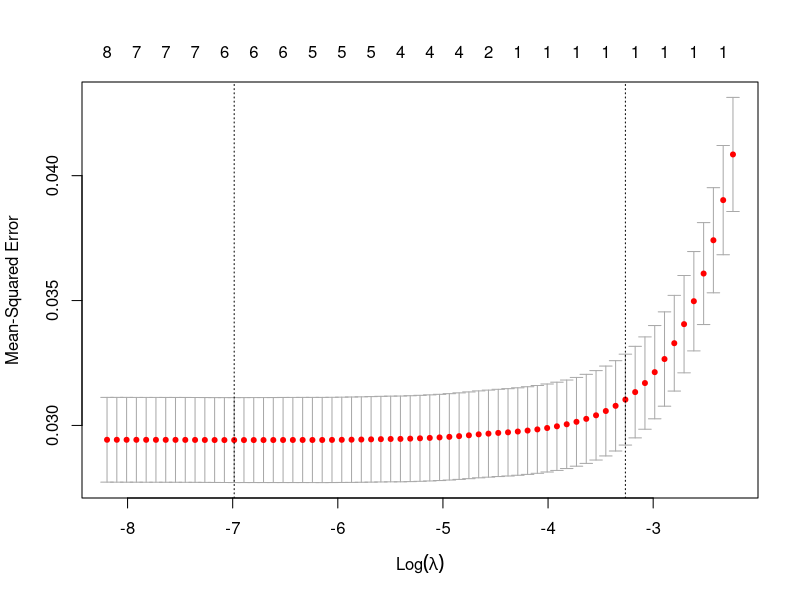
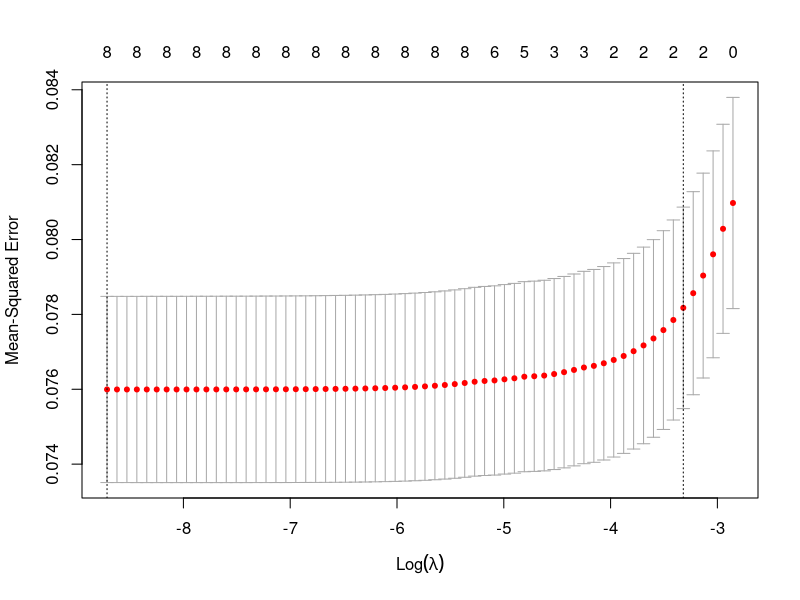
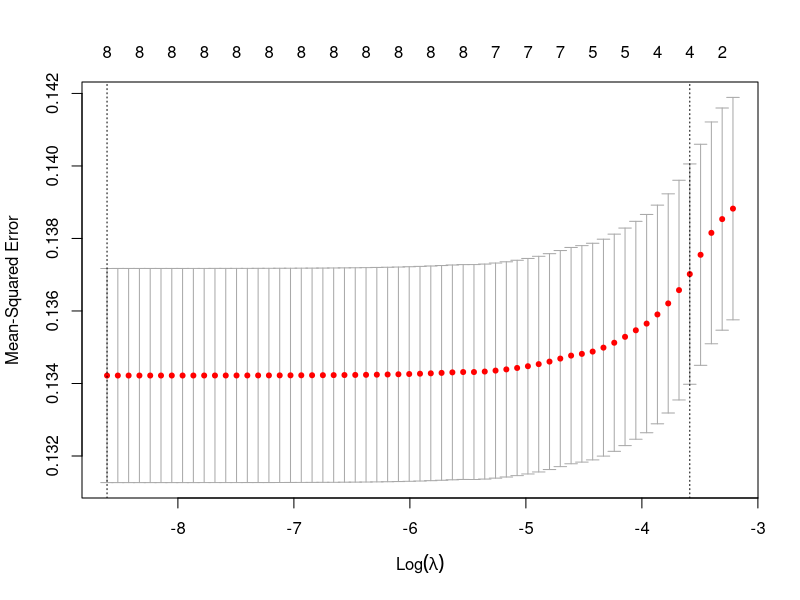
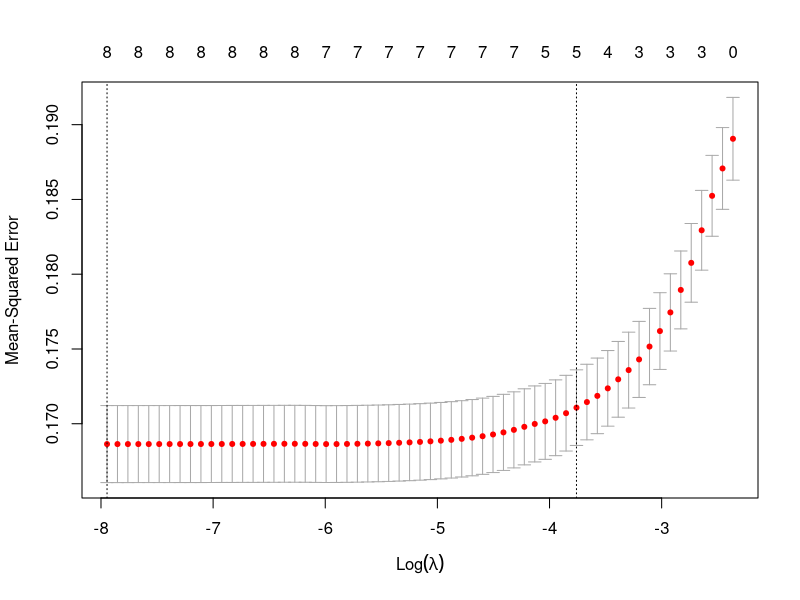

Reproduce these figures in R, in order.
{
library(MASS)
library(leaps)
library(glmnet)
library(car)
library(dplyr)
library(tidyverse)
library(broom)
library(caret)
library(fastDummies)
} 

#!# enter in your own directory & file name
setwd("C:/Users/Matt/Desktop/bootcamp final project")
data = read.csv("reduced.csv", head = T)
#View(data) 

{
  sex = data$SEX
  age = data$AGE
  cigs = data$CIGPDAY
  edu = data$EDUC
  chol = data$TOTCHOL
  bmi = data$BMI
  glu = data$GLUCOSE
  hr = data$HEARTRTE
  bp = data$SYSBP
  meds = data$BPMEDS

  dia = data$DIABETES
  stroke = data$STROKE
  ang = data$ANGINA
  cvd = data$CVD
}

is.factor(sex)
sex = as.factor(sex)
#is.factor(edu)
#edu = as.factor(edu)
#is.factor(meds)
#meds = as.factor(meds)
#is.factor(meds)
#meds = as.factor(meds)

continuous_vars = data.frame(age,cigs,chol,bmi,glu,hr,bp)
cor(continuous_vars, method = c("pearson"))

accuracy_checker = function(MODEL,DATA,RESPONSE) {
  predictedval = predict(MODEL,newdata=DATA,type='response')
  fitted.results.cat = ifelse(predictedval > 0.5,"1","0")
  fitted.results.cat = as.numeric(fitted.results.cat)
  compare = data.frame("actual"=RESPONSE,"predicted"=fitted.results.cat)
  count=0
  for (i in 1:length(compare$actual)){
    if (compare$actual[i] == compare$predicted[i]) count=count+1
  }
  print(count/nrow(compare))
}

############
# diabetes #
############

df = dummy_cols(data.frame(sex,age,cigs,chol,bmi,glu,hr,bp,dia), remove_first_dummy = TRUE)
df = df[,-c(1)] 

Train <- createDataPartition(df$dia, p=0.7, list=FALSE)
training <- df[ Train, ]
testing <- df[ -Train, ]

ocvl = cv.glmnet(data.matrix(training[,-c(8)]),training[,8],alpha=1,nfolds = 300)
plot(ocvl)
min = log(ocvl$lambda.min)
elastic = glmnet(data.matrix(training[,-c(8)]),training[,8],lambda=c(exp(c(min))),alpha=1)
betas = elastic$beta;betas

predictors = training[,-c(8)]
data_reduced = predictors[,betas[,1] != 0]
model = glm(training[,8] ~ .,data = data_reduced, family = binomial(link = "logit"))
summary(model)

step = stepAIC(model,trace=FALSE);step
summary(step)
step_model = step$coefficients; step_model

vif(step)
#plot(step, which = 4, id.n = 3)

accuracy_checker(step,training,training$dia)
accuracy_checker(step,testing,testing$dia)

##########
# stroke #
##########

df = dummy_cols(data.frame(sex,age,cigs,chol,bmi,glu,hr,bp,stroke), remove_first_dummy = TRUE)
df = df[,-c(1)] 

Train <- createDataPartition(df$stroke, p=0.7, list=FALSE)
training <- df[ Train, ]
testing <- df[ -Train, ]

ocvl = cv.glmnet(data.matrix(training[,-c(8)]),training[,8],alpha=1,nfolds = 300)
plot(ocvl)
min = log(ocvl$lambda.min)
elastic = glmnet(data.matrix(training[,-c(8)]),training[,8],lambda=c(exp(c(min))),alpha=1)
betas = elastic$beta;betas

predictors = training[,-c(8)]
data_reduced = predictors[,betas[,1] != 0]
model = glm(training[,8] ~ .,data = data_reduced, family = binomial(link = "logit"))
summary(model)

step = stepAIC(model,trace=FALSE);step
summary(step)
step_model = step$coefficients; step_model

vif(step)
#plot(step, which = 4, id.n = 3)

accuracy_checker(step,training,training$stroke)
accuracy_checker(step,testing,testing$stroke)

##########
# angina #
##########

df = dummy_cols(data.frame(sex,age,cigs,chol,bmi,glu,hr,bp,ang), remove_first_dummy = TRUE)
df = df[,-c(1)] 

Train <- createDataPartition(df$ang, p=0.7, list=FALSE)
training <- df[ Train, ]
testing <- df[ -Train, ]

ocvl = cv.glmnet(data.matrix(training[,-c(8)]),training[,8],alpha=1,nfolds = 300)
plot(ocvl)
min = log(ocvl$lambda.min)
elastic = glmnet(data.matrix(training[,-c(8)]),training[,8],lambda=c(exp(c(min))),alpha=1)
betas = elastic$beta;betas

predictors = training[,-c(8)]
data_reduced = predictors[,betas[,1] != 0]
model = glm(training[,8] ~ .,data = data_reduced, family = binomial(link = "logit"))
summary(model)

step = stepAIC(model,trace=FALSE);step
summary(step)
step_model = step$coefficients; step_model

vif(step)
#plot(step, which = 4, id.n = 3)

accuracy_checker(step,training,training$ang)
accuracy_checker(step,testing,testing$ang)

#######
# cvd #
#######

df = dummy_cols(data.frame(sex,age,cigs,chol,bmi,glu,hr,bp,cvd), remove_first_dummy = TRUE)
df = df[,-c(1)] 

Train <- createDataPartition(df$cvd, p=0.7, list=FALSE)
training <- df[ Train, ]
testing <- df[ -Train, ]

ocvl = cv.glmnet(data.matrix(training[,-c(8)]),training[,8],alpha=1,nfolds = 200)
plot(ocvl)
min = log(ocvl$lambda.min)
elastic = glmnet(data.matrix(training[,-c(8)]),training[,8],lambda=c(exp(c(min))),alpha=1)
betas = elastic$beta;betas

predictors = training[,-c(8)]
data_reduced = predictors[,betas[,1] != 0]
model = glm(training[,8] ~ .,data = data_reduced, family = binomial(link = "logit"))
summary(model)

step = stepAIC(model,trace=FALSE);step
summary(step)
step_model = step$coefficients; step_model

vif(step)
#plot(step, which = 4, id.n = 3)

accuracy_checker(step,training,training$cvd)
accuracy_checker(step,testing,testing$cvd)
